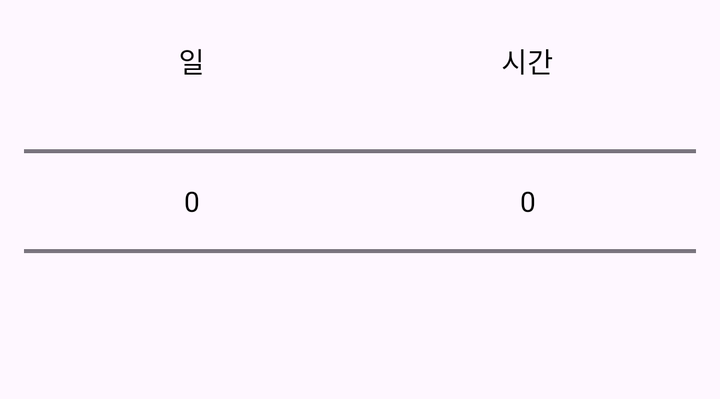
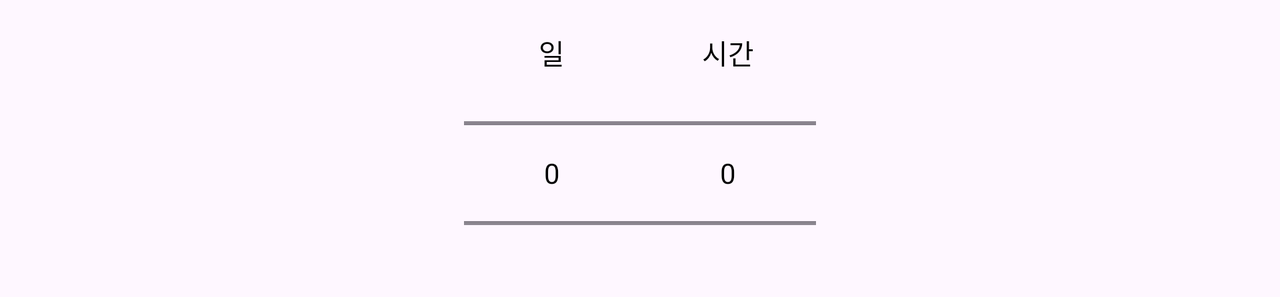

An Android layout and its configuration variant, each rendered on a device that would load it. The default file and the variant file are quoted in full after the pictures.
<!-- AndroidManifest.xml: application theme Theme.HomeworkTracker -->
<!-- res/layout/dialog_event_deadline_compact.xml -->
<?xml version="1.0" encoding="utf-8"?>
<ScrollView xmlns:android="http://schemas.android.com/apk/res/android"
    android:layout_width="match_parent" android:layout_height="wrap_content">
    <LinearLayout android:layout_width="match_parent" android:layout_height="wrap_content"
        android:orientation="vertical" android:padding="12dp">
        <LinearLayout android:layout_width="match_parent" android:layout_height="wrap_content"
            android:layout_marginTop="8dp" android:orientation="horizontal" android:gravity="center">
            <LinearLayout android:layout_width="0dp" android:layout_weight="1"
                android:layout_height="wrap_content" android:orientation="vertical" android:gravity="center">
                <TextView android:layout_width="wrap_content" android:layout_height="wrap_content"
                    android:text="일" android:labelFor="@+id/eventDaysPicker"
                    android:textAppearance="@style/TextAppearance.Material3.LabelLarge" />
                <NumberPicker android:id="@id/eventDaysPicker" android:layout_width="match_parent"
                    android:layout_height="120dp" android:contentDescription="종료까지 남은 일수" />
            </LinearLayout>
            <LinearLayout android:layout_width="0dp" android:layout_weight="1"
                android:layout_height="wrap_content" android:orientation="vertical" android:gravity="center">
                <TextView android:layout_width="wrap_content" android:layout_height="wrap_content"
                    android:text="시간" android:labelFor="@+id/eventHoursPicker"
                    android:textAppearance="@style/TextAppearance.Material3.LabelLarge" />
                <NumberPicker android:id="@id/eventHoursPicker" android:layout_width="match_parent"
                    android:layout_height="120dp" android:contentDescription="종료까지 남은 시간" />
            </LinearLayout>
        </LinearLayout>
        <TextView android:id="@+id/eventDeadlinePreview" android:layout_width="match_parent"
            android:layout_height="wrap_content" android:layout_marginTop="8dp"
            android:textAppearance="@style/TextAppearance.Material3.BodyMedium" android:textColor="?attr/colorOnSurfaceVariant" />
    </LinearLayout>
</ScrollView>
<!-- resources referenced by this layout -->
<resources>
  <style name="Theme.HomeworkTracker" parent="Base.Theme.HomeworkTracker" />
  <style name="Base.Theme.HomeworkTracker" parent="Theme.Material3.DayNight.NoActionBar">
          <item name="android:textColor">#000000</item>
          <item name="colorOnSurface">#000000</item>
          <item name="android:editTextColor">#000000</item>
      </style>
</resources>
<!-- res/layout-land/dialog_event_deadline_compact.xml (the repository's variant of the layout above) -->
<!-- drawn on the phone turned sideways -->
<LinearLayout xmlns:android="http://schemas.android.com/apk/res/android" android:layout_width="match_parent" android:layout_height="wrap_content" android:orientation="vertical" android:gravity="center" android:padding="12dp">
 <LinearLayout android:id="@+id/eventDeadlineActions" android:layout_width="224dp" android:layout_height="wrap_content" android:orientation="vertical">
  <LinearLayout android:layout_width="match_parent" android:layout_height="wrap_content" android:orientation="horizontal" android:gravity="center" android:layout_marginTop="4dp">
   <LinearLayout android:layout_width="88dp" android:layout_height="wrap_content" android:orientation="vertical" android:gravity="center">
    <TextView android:layout_width="wrap_content" android:layout_height="wrap_content" android:text="일" android:labelFor="@+id/eventDaysPicker" />
    <NumberPicker android:id="@id/eventDaysPicker" android:layout_width="match_parent" android:layout_height="100dp" android:contentDescription="종료까지 남은 일수" />
   </LinearLayout>
   <LinearLayout android:layout_width="88dp" android:layout_height="wrap_content" android:orientation="vertical" android:gravity="center">
    <TextView android:layout_width="wrap_content" android:layout_height="wrap_content" android:text="시간" android:labelFor="@+id/eventHoursPicker" />
    <NumberPicker android:id="@id/eventHoursPicker" android:layout_width="match_parent" android:layout_height="100dp" android:contentDescription="종료까지 남은 시간" />
   </LinearLayout>
  </LinearLayout>
 </LinearLayout>
 <TextView android:id="@+id/eventDeadlinePreview" android:layout_width="match_parent" android:layout_height="wrap_content" android:visibility="gone" />
</LinearLayout>
